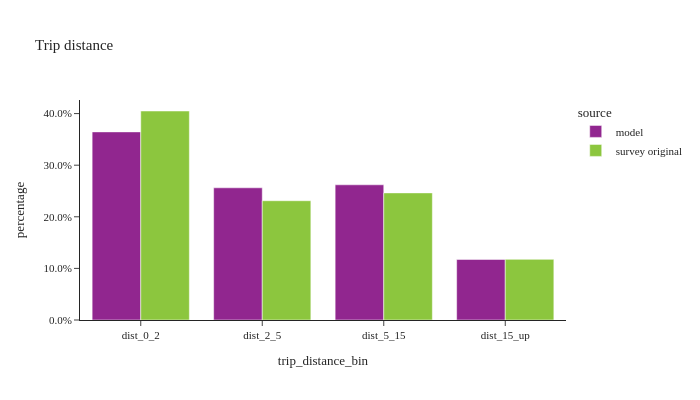

Notebook cell for this chart:
### Code cell
util.plot_share_barchart(trip_data, 'trip_weight', 'trip_distance_bin', title="Trip distance")

### Figure 1 — Plotly figure (JSON) as saved in the notebook; plotly's stock layout.template omitted (floating-point values rounded to 4 significant figures)
{"data": [{"alignmentgroup": "True", "customdata": [[4588000.0, 4588000.0], [3225000.0, 3225000.0], [3298000.0, 3298000.0], [1477000.0, 1477000.0]], "hovertemplate": "source=model<br>trip_distance_bin=%{x}<br>percentage=%{y}<br>weighted_sum=%{customdata[0]}<br>sample_size=%{customdata[1]}<extra></extra>", "legendgroup": "model", "marker": {"color": "#91268F", "pattern": {"shape": ""}}, "name": "model", "offsetgroup": "model", "orientation": "v", "showlegend": true, "textposition": "auto", "type": "bar", "x": ["dist_0_2", "dist_2_5", "dist_5_15", "dist_15_up"], "xaxis": "x", "y": [0.3645, 0.2562, 0.262, 0.1173], "yaxis": "y"}, {"alignmentgroup": "True", "customdata": [[6503000.0, 18500.0], [3711000.0, 9080.0], [3955000.0, 7853.0], [1887000.0, 3289.0]], "hovertemplate": "source=survey original<br>trip_distance_bin=%{x}<br>percentage=%{y}<br>weighted_sum=%{customdata[0]}<br>sample_size=%{customdata[1]}<extra></extra>", "legendgroup": "survey original", "marker": {"color": "#8CC63E", "pattern": {"shape": ""}}, "name": "survey original", "offsetgroup": "survey original", "orientation": "v", "showlegend": true, "textposition": "auto", "type": "bar", "x": ["dist_0_2", "dist_2_5", "dist_5_15", "dist_15_up"], "xaxis": "x", "y": [0.405, 0.2311, 0.2463, 0.1175], "yaxis": "y"}], "layout": {"barmode": "group", "height": 400, "legend": {"title": {"text": "source"}, "tracegroupgap": 0}, "title": {"text": "Trip distance"}, "width": 700, "xaxis": {"anchor": "y", "domain": [0.0, 1.0], "title": {"text": "trip_distance_bin"}}, "yaxis": {"anchor": "x", "domain": [0.0, 1.0], "tickformat": ".1%", "title": {"text": "percentage"}}}}
